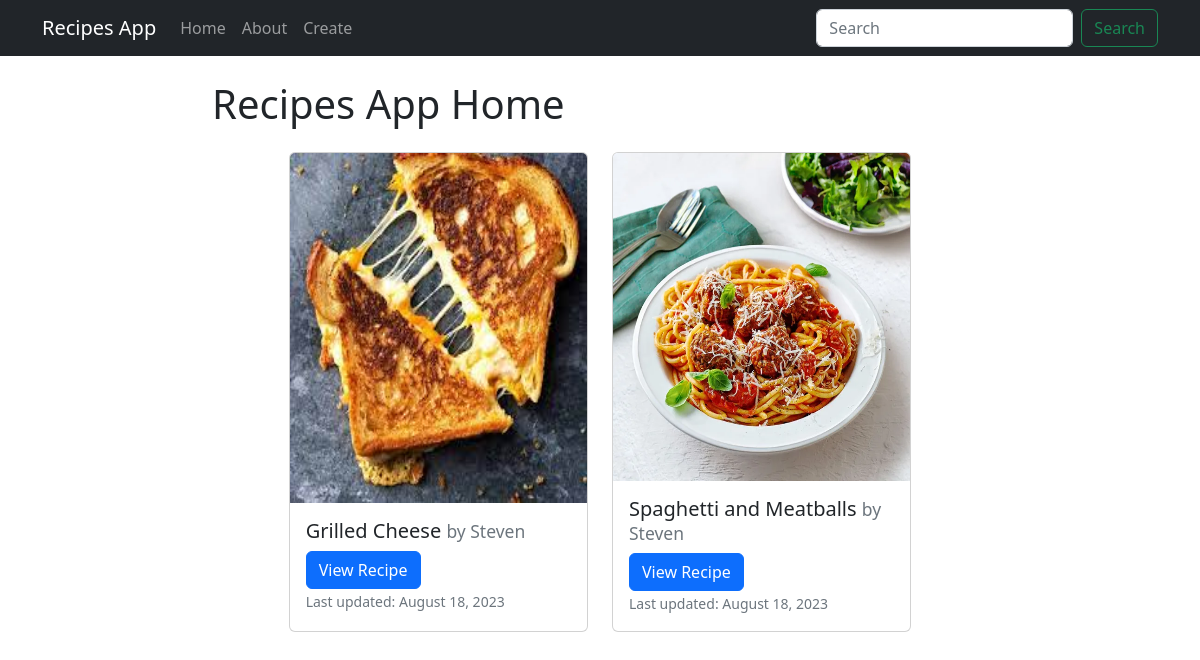
The page / on the database its author committed.
### recipes/models.py (models this page shows, shortened)
class Recipe(models.Model):
    title = models.CharField(max_length=100)
    ingredients = models.CharField(max_length=200, default = " ")
    steps = models.TextField()
    img = models.ImageField(upload_to='uploads/', default = "plate.png")
    author = models.ForeignKey(User, on_delete=models.CASCADE)
    created_at = models.DateTimeField(auto_now_add=True)
    updated_at = models.DateTimeField(auto_now=True)

### recipes/views.py (the view)
# urls.py: path("", views.RecipeListView.as_view(), name = "recipes-home"),
class RecipeListView(ListView):
    model = models.Recipe #the default name is object, meaning that the html file cannot read any of contents from 'Object'
    template_name =  "recipes/home.html"
    context_object_name = "recipes"

### recipes/templates/recipes/home.html
{% extends "recipes/layout.html" %}
{% block body %}
<h1 class="mb-4">Recipes App Home</h1>
<div class="container">
  <div class="row justify-content-center">
    {% for recipe in recipes %}
    <div class="col-md-5 mb-3">
      <div class="card" style="height: 480px;">
        <img src="{{ recipe.img.url }}" class="card-img-top" alt="Recipe Image" style="height: 350px;">
        <div class="card-body">
          <h5 class="card-title">{{ recipe.title }} <span class="small text-muted">by {{ recipe.author }}</span></h5>
          <a href="{% url 'recipes-detail' recipe.pk %}" class="btn btn-primary">View Recipe</a>
          <p class="card-text"><small class="text-muted">Last updated: {{ recipe.updated_at|date:"F d, Y" }}</small></p>
        </div>
      </div>
    </div>
    {% endfor %}
  </div>
</div>
{% endblock %}

### recipes/templates/recipes/layout.html (shortened to what this page needs)
<!DOCTYPE html>
<html>
    <head>
        <link href="https://cdn.jsdelivr.net/npm/bootstrap@5.2.3/dist/css/bootstrap.min.css" rel="stylesheet">
    </head>
    <body>
        <nav class="navbar navbar-expand-lg navbar-dark bg-dark">
            <div class="container">
              <a class="navbar-brand" href="{% url 'recipes-home' %}">Recipes App</a>
              <div class="collapse navbar-collapse" id="navbarSupportedContent">
                <ul class="navbar-nav me-auto mb-2 mb-lg-0">
                  <li class="nav-item">
                    <a class="nav-link" aria-current="page" href="{% url 'recipes-home' %}">Home</a>
                  </li>
                  <li class="nav-item">
                    <a class="nav-link" aria-current="page" href="{% url 'recipes-about' %}">About</a>
                  </li>
                  <li class="nav-item">
                    <a class="nav-link" aria-current="page" href="{% url 'recipes-create' %}">Create</a>
                  </li>
                </ul>
                <form class="d-flex" role="search">
                  <input class="form-control me-2" type="search" placeholder="Search" aria-label="Search">
                  <button class="btn btn-outline-success" type="submit">Search</button>
                </form>
              </div>
            </div>
          </nav>
          <div class="container mt-4 col-8">
            {% block body %}
            {% endblock %}
          </div>
    </body>
</html>

### rows shown on the page
Recipe: img (picture), title "Grilled Cheese", author "Steven", updated_at "August 18, 2023"
Recipe: img (picture), title "Spaghetti and Meatballs", author "Steven", updated_at "August 18, 2023"
